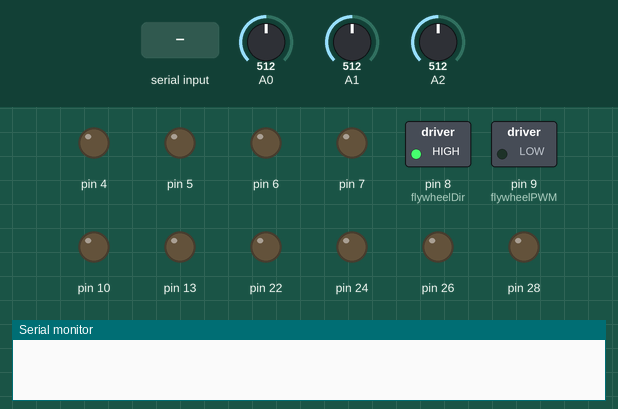
This sketch was run on a simulated Arduino Mega 2560, built with avr-gcc and run on an emulated ATmega2560. Parts: switched loads named in the sketch (green lamp = pin HIGH), output pins drawn as LEDs (lit = HIGH), the last lines printed to the serial monitor. The test bench sets the inputs (shaded band); at power-on: A0 = 512, A1 = 512, A2 = 512.

Above: at 1.2 s.
1.3 s: "TARGET_1\n" received over the second serial link
At 2.5 s:
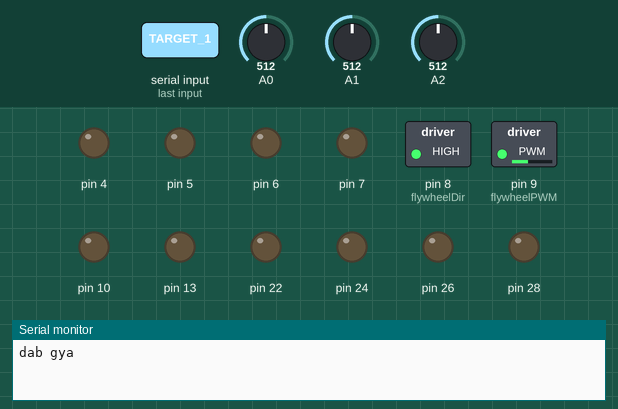
2.8 s: "TARGET_2\n" received over the second serial link
At 4.7 s:
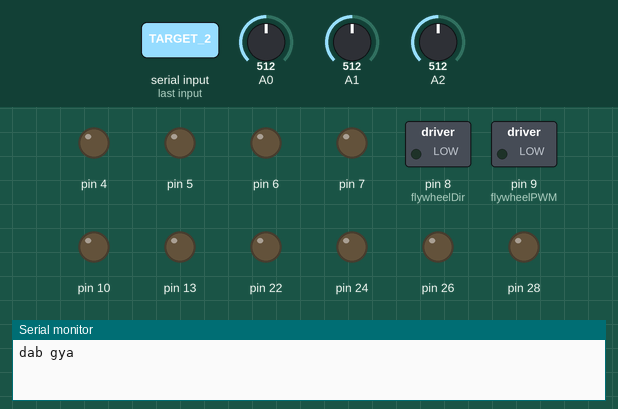
5.6 s: "L2 VALUE:,45\n" received over the second serial link
At 5.7 s:
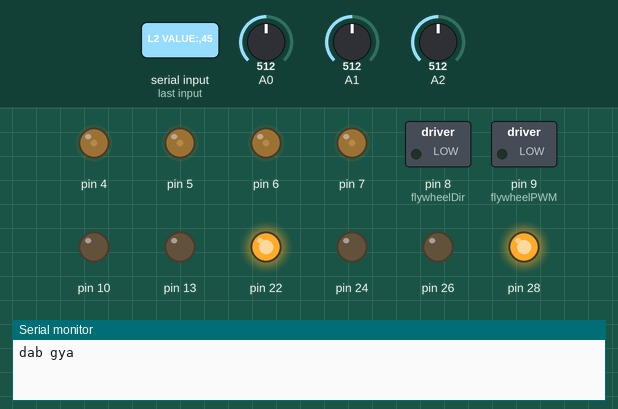
7.3 s: "R2 VALUE:,45\n" received over the second serial link
At 7.4 s:
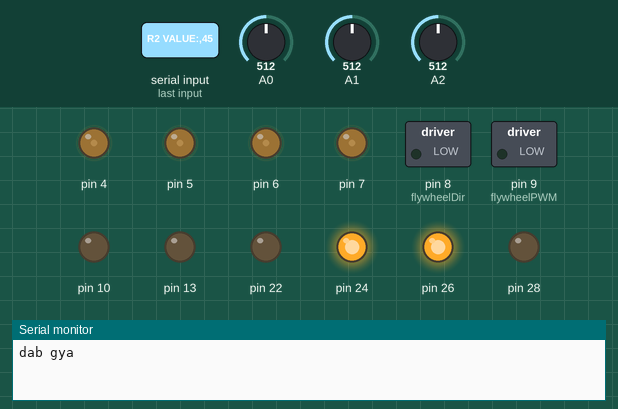
Timing chart, 0 to 10.3 s (numbered marks = the images above; inputs shaded):
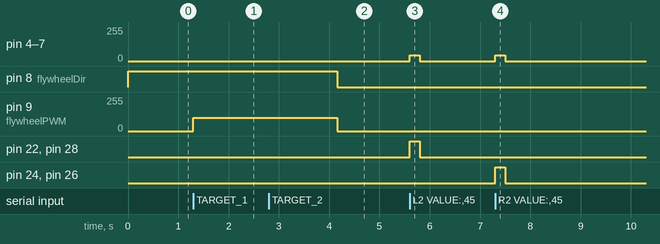

Measured:
- after the input at 1.3 s, pin 9 (flywheelPWM): 0/255 → 100/255 at once
- after the input at 2.8 s, pin 8 (flywheelDir): HIGH → LOW after 1.4 s; pin 9 (flywheelPWM): 100/255 → 0/255 after 1.4 s
- after the input at 5.6 s, pin 4–7: 0/255 → 45/255 at once, → 0/255 0.20 s later; pin 22, pin 28: LOW → HIGH at once, → LOW 0.20 s later
- after the input at 7.3 s, pin 4–7: 0/255 → 45/255 at once, → 0/255 0.20 s later; pin 24, pin 26: LOW → HIGH at once, → LOW 0.20 s later

The sketch:

dribbling.ino
```cpp
#include <Arduino.h>
#include "ps.h"
#include "drive.h"
#include "BLDC.h"
#include "IR.h"

// Flywheel motor pins
const int flywheelPWM = 9;
const int flywheelDir = 8;

// Flags and timing
bool prevDpadRight = false;
bool flywheelOn = false;
bool bldcStarted = false;
bool irStarted = true;
unsigned long bldcStartTime = 0;

// Objects
PS ps;
Drive drive(4, 22, 5, 24, 6, 26, 7, 28);
BLDC bldc(10);
IR ir(A0, A1, A2, 8);

void setup() {
    Serial.begin(115200);
    Serial3.begin(115200);

    drive.begin();
    ir.begin();
    pinMode(13, OUTPUT);
    pinMode(flywheelPWM, OUTPUT);
    pinMode(flywheelDir, OUTPUT);
}

void loop() {
    ps.updateFromSerial(Serial3);
    drive.move(ps.axisY, ps.axisRX, ps.l2, ps.r2);

    if (ps.dPadRight && !prevDpadRight && !flywheelOn) {
        flywheelOn = true;
        Serial.println("dab gya");

        // Flywheel ON
        digitalWrite(flywheelDir, HIGH);
        analogWrite(flywheelPWM, 100);

        // Start BLDC
        bldc.up();
        delay(2000);
        bldc.setSpeed(0);  // ← just call it normally
        irStarted = false;     // ← no if condition needed here
    }

    prevDpadRight = ps.dPadRight;

    // IR sensor logic
    if (!irStarted) {
        ir.update();
        // Serial.println("IR");
    }
    // Stop everything on dPadLeft
    if (ps.dPadLeft && flywheelOn) {
        analogWrite(flywheelPWM, 0);
        digitalWrite(flywheelDir, LOW);
        flywheelOn = false;
        bldcStarted = false;
        irStarted = false;
    }
}
```

bldc.cpp
```cpp
#include "BLDC.h"

BLDC::BLDC(int pin) {
  escPin = pin;
  pinMode(escPin, OUTPUT);
}

void BLDC::writePulse(int pulseWidth) {
  digitalWrite(escPin, HIGH);
  delayMicroseconds(pulseWidth);
  digitalWrite(escPin, LOW);
  delay(20 - (pulseWidth / 1000)); // maintain ~50Hz
}

void BLDC::setSpeed(int pulseWidth) {
  writePulse(pulseWidth);
}
void BLDC::up() {
  for (int speed = 1000; speed <= 1200; speed += 10) {
    writePulse(speed);
    delay(20);
  }
}

void BLDC::down() {
  for (int speed = 2000; speed >= 1000; speed -= 10) {
    writePulse(speed);
    delay(20);
  }
}
```

bldc.h
```cpp
#ifndef BLDC_H
#define BLDC_H

#include <Arduino.h>

class BLDC {
  private:
    int escPin;
    void writePulse(int pulseWidth);

  public:
    BLDC(int pin);
    void setSpeed(int pulseWidth);
    void up();
    void down();
};

#endif
```

drive.cpp
```cpp
#include "drive.h"

Drive::Drive(int p1, int d1, int p2, int d2, int p3, int d3, int p4, int d4)
    : pwm1(p1), dir1(d1), pwm2(p2), dir2(d2), pwm3(p3), dir3(d3), pwm4(p4), dir4(d4) {}

void Drive::begin() {
    pinMode(pwm1, OUTPUT); pinMode(dir1, OUTPUT);
    pinMode(pwm2, OUTPUT); pinMode(dir2, OUTPUT);
    pinMode(pwm3, OUTPUT); pinMode(dir3, OUTPUT);
    pinMode(pwm4, OUTPUT); pinMode(dir4, OUTPUT);
}

void Drive::move(int axisY, int axisRX, int l2, int r2) {
    // Serial.print("AxisY: "); Serial.print(axisY);
    // Serial.print(" | AxisRX: "); Serial.print(axisRX);
    // Serial.print(" | L2: "); Serial.print(l2);
    // Serial.print(" | R2: "); Serial.println(r2);

    // Apply deadzone
    if (abs(axisY) < 20) axisY = 0;
    if (abs(axisRX) < 20) axisRX = 0;

    // Translational Movement
    int uppwm = map(axisY, 0, -512, 0, max_pwm);  // Forward
    int downpwm = map(axisY, 0, 512, 0, max_pwm); // Backward
    int rightpwm = map(axisRX, 0, 512, 0, max_pwm); // Right
    int leftpwm = map(axisRX, 0, -512, 0, max_pwm); // Left

    // Rotation from triggers
    int rot = r2 - l2;  // R2 = clockwise, L2 = anticlockwise

    // Mixed motor values for omnidirectional X-drive
    int m1pwm = uppwm - rightpwm - rot;  // Motor 1 (FL)
    int m2pwm = uppwm + rightpwm + rot;  // Motor 2 (FR)
    int m3pwm = downpwm - leftpwm - rot; // Motor 3 (RR)
    int m4pwm = downpwm + leftpwm + rot; // Motor 4 (RL)

    // Determine direction
    m1 = (m1pwm > 0);
    m2 = (m2pwm > 0);
    m3 = (m3pwm < 0);
    m4 = (m4pwm < 0);

    // Absolute PWM values
    M1 = constrain(abs(m1pwm), 0, max_pwm);
    M2 = constrain(abs(m2pwm), 0, max_pwm);
    M3 = constrain(abs(m3pwm), 0, max_pwm);
    M4 = constrain(abs(m4pwm), 0, max_pwm);

    digitalWrite(dir1, m1);
    digitalWrite(dir2, m2);
    digitalWrite(dir3, m3);
    digitalWrite(dir4, m4);

    analogWrite(pwm1, M1);
    analogWrite(pwm2, M2);
    analogWrite(pwm3, M3);
    analogWrite(pwm4, M4);

    // Debug output
    // Serial.print("M1 -> DIR: "); Serial.print(m1); Serial.print(" | PWM: "); Serial.println(M1);
    // Serial.print("M2 -> DIR: "); Serial.print(m2); Serial.print(" | PWM: "); Serial.println(M2);
    // Serial.print("M3 -> DIR: "); Serial.print(m3); Serial.print(" | PWM: "); Serial.println(M3);
    // Serial.print("M4 -> DIR: "); Serial.print(m4); Serial.print(" | PWM: "); Serial.println(M4);
}
```

drive.h
```cpp
#ifndef DRIVE_H
#define DRIVE_H

#include <Arduino.h>

class Drive {
  public:
    Drive(int p1, int d1, int p2, int d2, int p3, int d3, int p4, int d4);
    void begin();
    void move(int axisY, int axisRX, int l2, int r2);

  private:
    int pwm1, dir1, pwm2, dir2, pwm3, dir3, pwm4, dir4; // motor pins
    const int max_pwm = 100; // maximum PWM value

    // direction and pwm values for each motor
    bool m1, m2, m3, m4;
    int M1, M2, M3, M4;
};

#endif
```

ir.cpp
```cpp
#include "IR.h"

IR::IR(int ir1, int ir2, int ir3, int relay, int threshold) {
  irPins[0] = ir1;
  irPins[1] = ir2;
  irPins[2] = ir3;
  relayPin = relay;
  detectionThreshold = threshold;
  detectionCount = 0;
  objectPreviouslyDetected = false;
}

void IR::begin() {
  pinMode(relayPin, OUTPUT);
  digitalWrite(relayPin, HIGH);  // Relay OFF initially
  pinMode(13, OUTPUT);
}

void IR::update() {
  bool anyDetected = false;

  // Check all IR sensors
  for (int i = 0; i < 3; i++) {
    int value = analogRead(irPins[i]);
    if (value < detectionThreshold) {
      anyDetected = true;
      break;
    }
  }

  // Detect transition
  if (anyDetected && !objectPreviouslyDetected) {
    detectionCount++;
    Serial.print("Detection #");
    Serial.println(detectionCount);
    objectPreviouslyDetected = true;
  }

  // Reset flag when no object detected
  if (!anyDetected) {
    objectPreviouslyDetected = false;
  }

  // If detectionCount hits 2, trigger relay
  if (detectionCount >= 2) {
    digitalWrite(relayPin, LOW);
    digitalWrite(13, HIGH); // Relay ON
    delay(1000);
    digitalWrite(13, LOW);
    Serial.println("Relay LOW");
    delay(1000);                   // Hold for 1 second
    digitalWrite(relayPin, HIGH);  // Relay OFF again
    detectionCount = 0;            // Reset counter if you want a repeatable trigger
  }
}
```

ir.h
```cpp
#ifndef IR_H
#define IR_H

#include <Arduino.h>

class IR {
  private:
    int irPins[3];
    int relayPin;
    int detectionThreshold;
    int detectionCount;
    bool objectPreviouslyDetected;

  public:
    IR(int ir1, int ir2, int ir3, int relay, int threshold = 500);

    void begin();
    void update();
};

#endif
```

ps.cpp
```cpp
#include "ps.h"

void PS::resetButtons() {
    dPadRight = false;
    dPadLeft = false;
    dPadUp = false;
    dPadDown = false;
    buttonUp = false;
    buttonDown = false;
    buttonLeft = false;
    buttonRight = false;
}

void PS::updateFromSerial(HardwareSerial& serial) {
    if (serial.available()) {
        String command = serial.readStringUntil('\n');
        command.trim();

        // Reset button/dpad states (but not triggers or joysticks)
        resetButtons();

        if (command == "TARGET_1") {
            dPadRight = true;
        } else if (command == "TARGET_2") {
            dPadLeft = true;
        } else if (command == "TARGET_3") {
            dPadUp = true;
        } else if (command == "TARGET_4") {
            dPadDown = true;
        } else if (command == "BUTTON_1") {
            buttonUp = true;
        } else if (command == "BUTTON_2") {
            buttonDown = true;
        } else if (command == "BUTTON_3") {
            buttonLeft = true;
        } else if (command == "BUTTON_4") {
            buttonRight = true;
        } else if (command.startsWith("L2 VALUE:")) {
            l2 = command.substring(10).toInt();
            lastL2Update = millis();
        } else if (command.startsWith("R2 VALUE:")) {
            r2 = command.substring(10).toInt();
            lastR2Update = millis();
        } else if (command.startsWith("LEFT_JOYSTICK:")) {
            int xIndex = command.indexOf("X=");
            int yIndex = command.indexOf("Y=");
            if (xIndex >= 0 && yIndex > xIndex) {
                axisX = command.substring(xIndex + 2, command.indexOf(',', xIndex)).toInt();
                axisY = command.substring(yIndex + 2).toInt();
            }
        } else if (command.startsWith("RIGHT_JOYSTICK:")) {
            int rxIndex = command.indexOf("RX=");
            int ryIndex = command.indexOf("RY=");
            if (rxIndex >= 0 && ryIndex > rxIndex) {
                axisRX = command.substring(rxIndex + 3, command.indexOf(',', rxIndex)).toInt();
                axisRY = command.substring(ryIndex + 3).toInt();
            }
        }
    }

    handleTimeouts();  // Check for stuck L2/R2
}

void PS::handleTimeouts() {
    const unsigned long timeout = 200; // 200ms
    unsigned long now = millis();

    if (now - lastL2Update > timeout) {
        l2 = 0;
    }

    if (now - lastR2Update > timeout) {
        r2 = 0;
    }
}
```

ps.h
```cpp
#ifndef PS_H
#define PS_H

#include <Arduino.h>

class PS {
public:
    // Button & target flags
    bool dPadRight = false;
    bool dPadLeft = false;
    bool dPadUp = false;
    bool dPadDown = false;

    bool buttonUp = false;
    bool buttonDown = false;
    bool buttonLeft = false;
    bool buttonRight = false;

    // Analog values
    int l2 = 0;
    int r2 = 0;

    // Joysticks
    int axisX = 0;
    int axisY = 0;
    int axisRX = 0;
    int axisRY = 0;

    // Timestamps
    unsigned long lastL2Update = 0;
    unsigned long lastR2Update = 0;

    void resetButtons();
    void updateFromSerial(HardwareSerial& serial);
    void handleTimeouts();  // New function to handle stuck values
};

#endif
```
